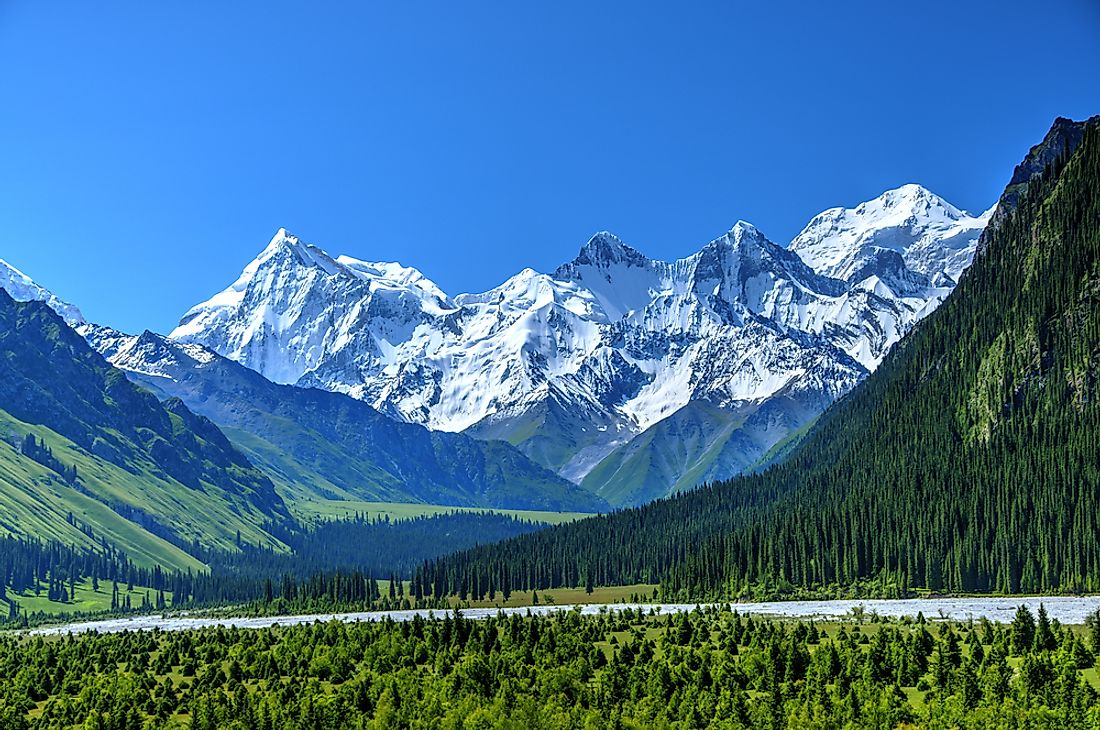
#> input picture CV_Images/Mountain Asia.jpeg, 1100 x 730 px, given in place of the camera
$ python main.py
#> lines starting #> are read from the running program, lines starting #| are printed output that depends on the picture
import cv2
import time
from emailing import send_email
import glob
import os
from threading import Thread
video = cv2.VideoCapture(0)
time.sleep(1)

first_frame = None
status_list = []
count = 1

def clean_folder():
    print("Clean_funtion has started")
    images = glob.glob("images/*.png")
    for image in images:
        os.remove(image)
    print("clean_function ended")

while True:
    status = 0
    check, frame = video.read()
#> frame is the input picture: shape (730, 1100, 3); mean B, G, R 147.6, 113.1, 65.7
    gray_frame = cv2.cvtColor(frame, cv2.COLOR_BGR2GRAY)
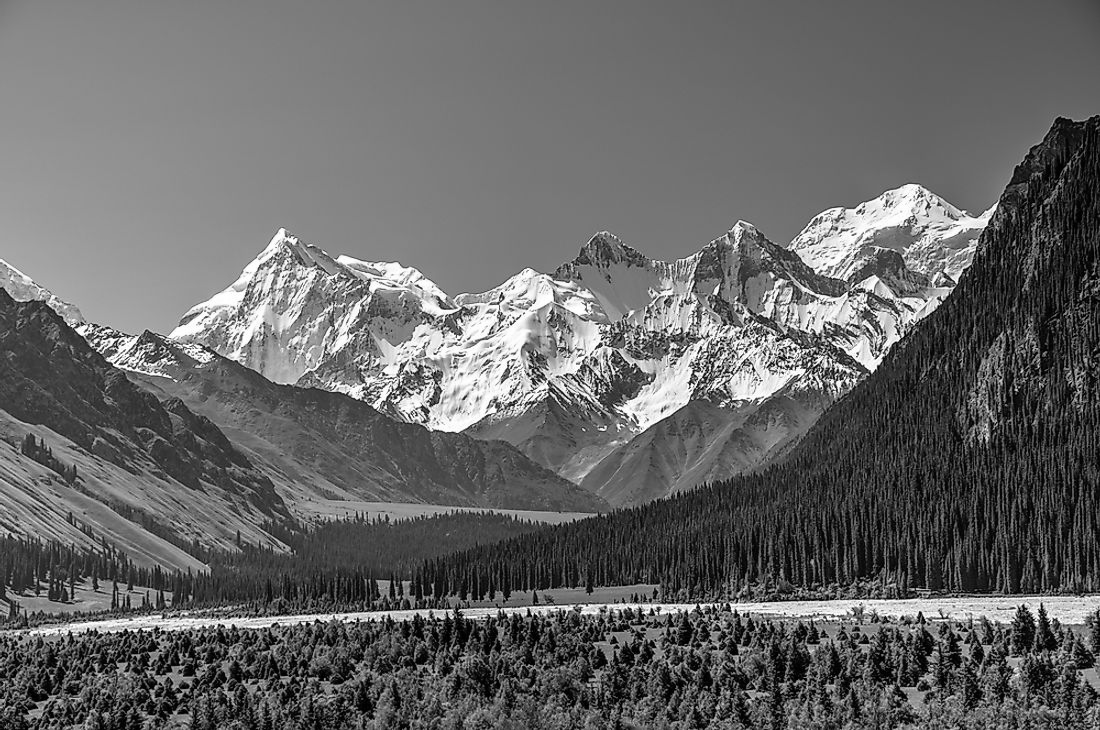
#> gray_frame: shape (730, 1100); min 0, max 255, mean 102.8
    gray_frame_gau = cv2.GaussianBlur(gray_frame,(21, 21), 0)
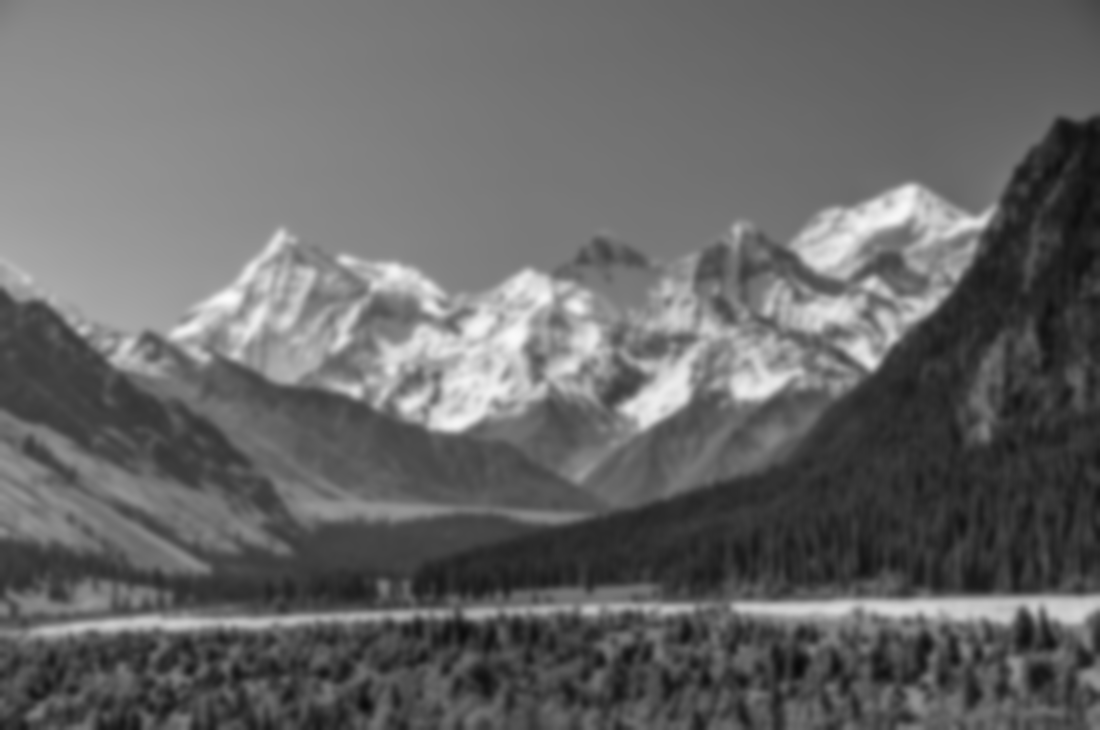
#> gray_frame_gau: shape (730, 1100); min 9, max 251, mean 102.8

    if first_frame is None:
        first_frame = gray_frame_gau

    delta_frame = cv2.absdiff(first_frame, gray_frame_gau)
#> delta_frame: shape (730, 1100); every value is 0


    thresh_frame = cv2.threshold(delta_frame, 75, 255, cv2.THRESH_BINARY)[1]
    dil_frame = cv2.dilate(thresh_frame, None, iterations=2)
    cv2.imshow("My camera", dil_frame)

    contours, check = cv2.findContours(dil_frame, cv2.RETR_EXTERNAL, cv2.CHAIN_APPROX_SIMPLE)
#> contours = []; check = None

    for contour in contours:
        if cv2.contourArea(contour) < 5000:
            continue
        x, w, y, h = cv2.boundingRect(contour)
        rectangle = cv2.rectangle(frame, (x, y), (x+w, y+h), (255, 0, 0), 3)

        if rectangle.any():
            status = 1
            #cv2.imwrite(f"images/{count}.png", frame)
            cv2.imwrite("images/{}.png".format(count), frame)

            count = count + 1
            all_images = glob.glob("*images/*.png")
            index = int(len(all_images)/2)
            image_with_object = all_images[index]

    status_list.append(status)
    status_list = status_list[-2:]

    if status_list[0] == 1 and status_list[1] == 0:
        email_thread = Thread(target=send_email, args=(image_with_object,))
        email_thread.daemon = True
        clean_thread = Thread(target=clean_folder)
        clean_thread.daemon = True

        email_thread.start()
        clean_thread.start()

    print(status_list)

    cv2.imshow("Detection Screen", frame)

    key = cv2.waitKey(1)
#> (key q is pressed here)

    if key == ord("q"):
        break

video.release()

$ run again, on CV_Images/Mountain with water.jpeg
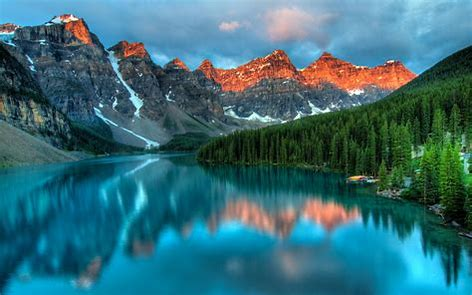
#> input picture CV_Images/Mountain with water.jpeg, 472 x 295 px, given in place of the camera
#> frame is the input picture: shape (295, 472, 3); mean B, G, R 118.9, 108.8, 55
#> `gray_frame = cv2.cvtColor(frame, cv2.COLOR_BGR2GRAY)`:
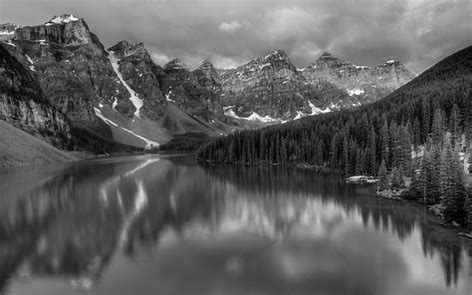
#> gray_frame: shape (295, 472); min 0, max 254, mean 93.8
#> `gray_frame_gau = cv2.GaussianBlur(gray_frame,(21, 21), 0)`:
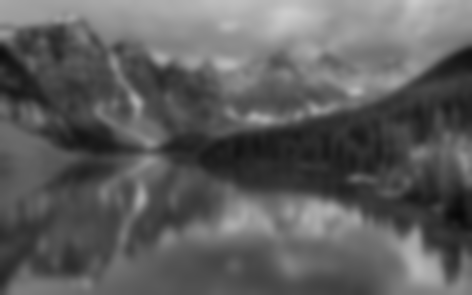
#> gray_frame_gau: shape (295, 472); min 8, max 204, mean 93.8
#> delta_frame: shape (295, 472); every value is 0
#> contours = []; check = None

$ run again, on CV_Images/Kingsley_Chika_CHUKWU.png
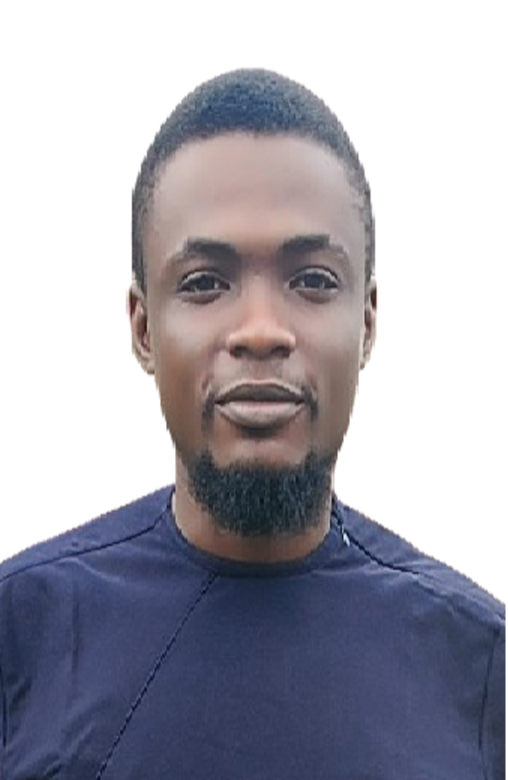
#> input picture CV_Images/Kingsley_Chika_CHUKWU.png, 1016 x 1560 px, given in place of the camera (shown at 1/2 size)
#> frame is the input picture: shape (1560, 1016, 3); mean B, G, R 176.2, 166, 167
#> `gray_frame = cv2.cvtColor(frame, cv2.COLOR_BGR2GRAY)`:
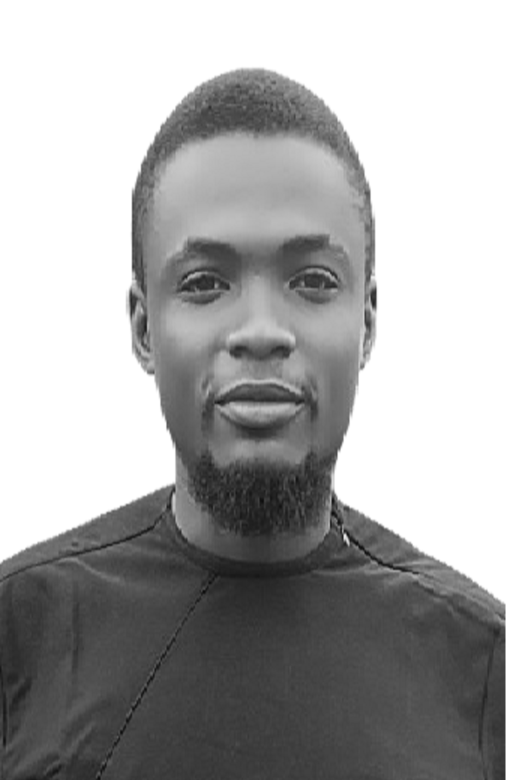
#> gray_frame: shape (1560, 1016) (shown at 1/2 size); min 10, max 255, mean 167.4
#> delta_frame: shape (1560, 1016); every value is 0
#> contours = []; check = None
